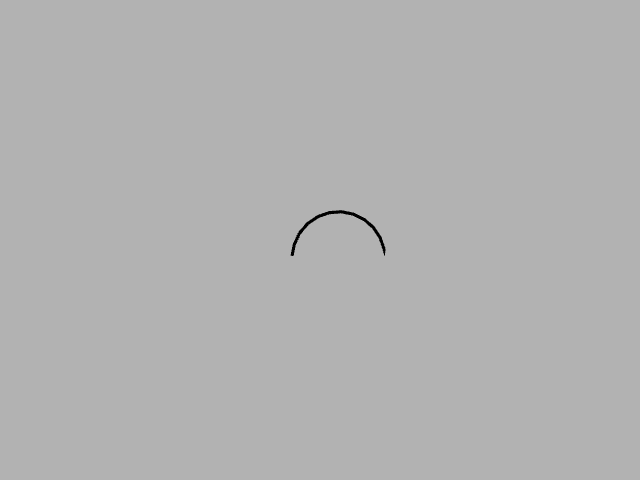
//> input picture imgs/raw/0_l_c_fatty.png, 640 x 480 px
$ ./CreateNeedleTemplate   (built with g++ and OpenCV 4)
//> lines starting //> are read from the running program, lines starting //| are printed output that depends on the picture; after the words box and inside, x2 and y2 are one past the last pixel; in counts of white or black regions, pixels touching at a corner belong together
//
// Created by tucker on 5/21/20.
//
#include <opencv2/opencv.hpp>
#include <opencv2/highgui.hpp>
#include <opencv2/imgproc.hpp>
#include <string>     // std::string, std::to_string


using namespace cv;
using namespace std;

//HSV Filtering Parameters
const int low_h = 0, high_h = 5;
const int low_s = 0, high_s = 0;
const int low_v = 0, high_v = 140;

void RotateTemplate(double angle, const Mat &src, Mat &dst)
{
    /// get rotation matrix for rotating the image around its center in pixel coordinates
    Point2d center((src.cols - 1) / 2.0, (src.rows - 1) / 2.0);

    Mat rot = getRotationMatrix2D(center, angle, 1.0);
    /// determine bounding rectangle, center not relevant
    Rect2d bbox = RotatedRect(Point2d(), src.size(), angle).boundingRect2f();
    /// adjust transformation matrix
    rot.at<double>(0, 2) += bbox.width / 2.0 - src.cols / 2.0;
    rot.at<double>(1, 2) += bbox.height / 2.0 - src.rows / 2.0;

    warpAffine(src, dst, rot, bbox.size());
}

int main()
{
    Mat raw, filtered, img_HSV, templ;
    raw = imread("../../imgs/raw/0_l_c_fatty.png", IMREAD_COLOR);
//> raw is the input picture: 480 rows x 640 cols, CV_8UC3; min 0, max 178, mean 177.8
    if (!raw.data)
    {
        cerr << "Loading image failed" << endl;
        exit(0);
    }

    //Crop template image to just needle
    Rect r(287, 205, 105, 56);
    raw = raw(r);
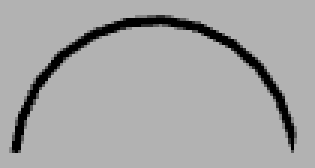
//> raw: 56 rows x 105 cols, CV_8UC3 (shown 3 times larger); min 0, max 178, mean 165.1

    ///With HSV filtering
    // Filter by HSV for needle
    cvtColor(raw, img_HSV, COLOR_BGR2HSV);
//> img_HSV: 56 rows x 105 cols, CV_8UC3; mean H, S, V 0, 0, 165.1
    inRange(img_HSV, Scalar(low_h, low_s, low_v), Scalar(high_h, high_s, high_v), templ);
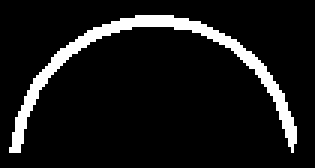
//> templ: 56 rows x 105 cols, CV_8UC1 (shown 3 times larger); 9% white; 1 white region, box (x1, y1, x2, y2) and area: (3, 5, 99, 51) 531

    // [10 lines of commented-out code are left out]

    imwrite("../imgs/templates/template.png", templ);
    Mat rotated;
    RotateTemplate(180, templ, rotated);
//> in RotateTemplate, `warpAffine(src, dst, rot, bbox.size());`:
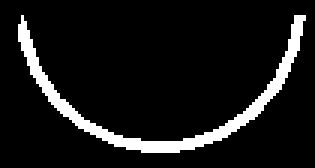
//> dst: 56 rows x 105 cols, CV_8UC1 (shown 3 times larger); 9% white; 1 white region, box (x1, y1, x2, y2) and area: (6, 5, 102, 51) 531
    namedWindow("hi", WINDOW_AUTOSIZE);
    imshow("hi", rotated);
    imwrite("../imgs/templates/template.png", rotated);

    // namedWindow("template", WINDOW_NORMAL | WINDOW_KEEPRATIO);

    // imshow( "template", rotated);

    waitKey(0);

    return 0;
}

$ run again, with imgs/raw/3_l_c_fatty.png copied over imgs/raw/0_l_c_fatty.png
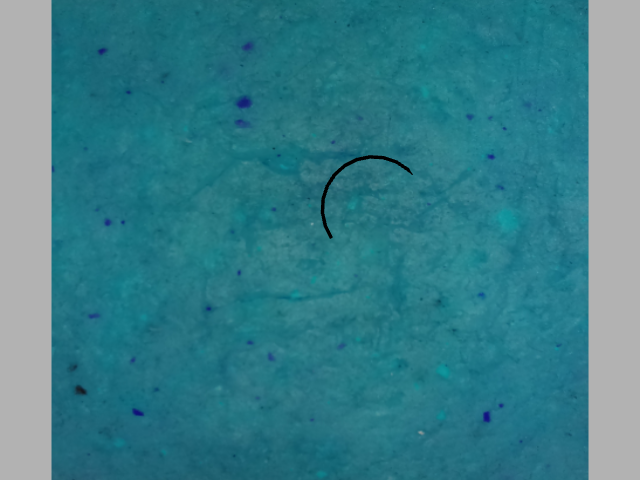
//> input picture imgs/raw/3_l_c_fatty.png, 640 x 480 px
//> raw is the input picture: 480 rows x 640 cols, CV_8UC3; mean B, G, R 137.7, 126.3, 56.4
//> raw: 56 rows x 105 cols, CV_8UC3
//> img_HSV: 56 rows x 105 cols, CV_8UC3; mean H, S, V 91.4, 173.1, 126.7
//> `inRange(img_HSV, Scalar(low_h, low_s, low_v), Scalar(high_h, high_s, h..`:
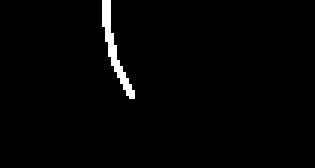
//> templ: 56 rows x 105 cols, CV_8UC1 (shown 3 times larger); 1.6% white in thin lines or dots, all inside (x1, y1, x2, y2) = (34, 0, 45, 33)
//> in RotateTemplate, `warpAffine(src, dst, rot, bbox.size());`:
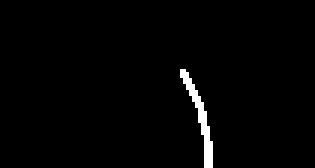
//> dst: 56 rows x 105 cols, CV_8UC1 (shown 3 times larger); 1.6% white in thin lines or dots, all inside (x1, y1, x2, y2) = (60, 23, 71, 56)
